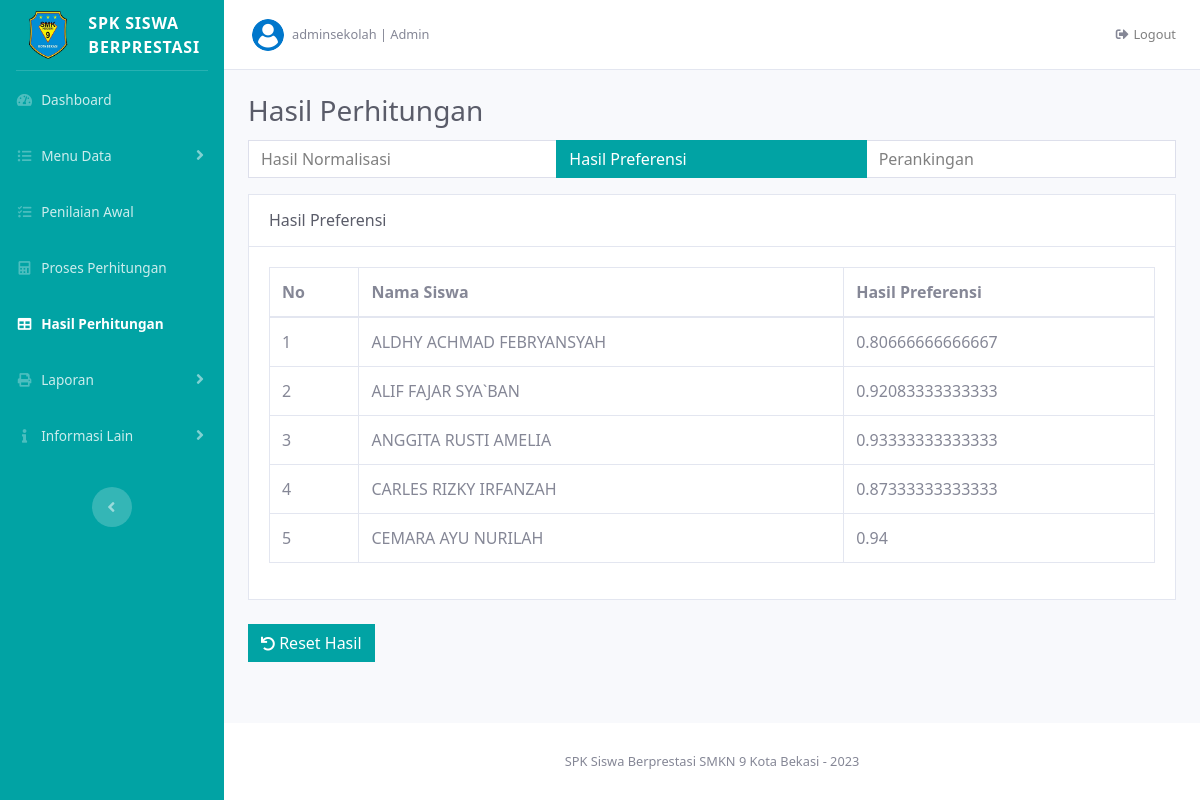
/index.php?page=hasil_perhitungan&hasil=preferensi (signed in), run on the app's committed database.
### tables this page shows
CREATE TABLE `hasil_preferensi` (
  `ID_Pref` int(15) NOT NULL,
  `ID_Alter` int(15) DEFAULT NULL,
  `hasil_pref` double DEFAULT NULL
);

CREATE TABLE `data_alternatif` (
  `ID_Alter` int(15) NOT NULL,
  `NISN` varchar(30) DEFAULT NULL,
  `Nama_Siswa` varchar(100) DEFAULT NULL,
  `JK` varchar(100) DEFAULT NULL,
  `Kelas` varchar(100) DEFAULT NULL
);

### pages/hasil_perhitungan/hasil_preferensi.php (the view)
<?php
	$pref = mysqli_query($koneksi_db, "SELECT hasil_preferensi.ID_Pref, hasil_preferensi.ID_Alter, data_alternatif.Nama_Siswa,
	hasil_preferensi.hasil_pref FROM hasil_preferensi INNER JOIN data_alternatif ON
	hasil_preferensi.ID_Alter = data_alternatif.ID_Alter");
    $jmlPref = mysqli_query($koneksi_db, "SELECT * FROM hasil_preferensi");
?>
<div class="card-header bg-white py-3 d-flex align-items-center justify-content-between">
    <h6 class="m-0 text-gray-800">Hasil Preferensi</h6>
</div>
<div class="card-body">
    <?php
        if (mysqli_num_rows($jmlPref) > 0) {
    ?>
        <div class="table-responsive">
            <table class="table table-bordered" width="100%" cellspacing="0">
                <thead>
                    <tr>
                        <th class="text-nowrap">No</th>
                        <th class="text-nowrap">Nama Siswa</th>
                        <th class="text-nowrap">Hasil Preferensi</th>
                    </tr>
                </thead>
                <tbody>
                	<?php
            			$no = 0;
            			while ($res = mysqli_fetch_assoc($pref)) :
            			$no++;
            		?>
                    <tr>
                        <td class="text-nowrap"><?= $no; ?></td>
                        <td class="text-nowrap"><?= $res['Nama_Siswa']; ?></td>
                        <td class="text-nowrap"><?= $res['hasil_pref']; ?></td>
                    </tr>
                  	<?php endwhile; ?>
                </tbody>
            </table>
        </div>
    <?php
        } else {
    ?>
        <p>Hasil preferensi belum ada..</p>
    <?php
        }
    ?>
</div>

### index.php (style rules this page uses)
* { font-family: "Segoe UI", Frutiger, "Frutiger Linotype", "Dejavu Sans", "Helvetica Neue", Arial, sans-serif; }

### data on the page
hasil_preferensi: ID_Alter.Nama_Siswa "ALDHY ACHMAD FEBRYANSYAH", hasil_pref "0.80666666666667"
hasil_preferensi: ID_Alter.Nama_Siswa "ALIF FAJAR SYA`BAN", hasil_pref "0.92083333333333"
hasil_preferensi: ID_Alter.Nama_Siswa "ANGGITA RUSTI AMELIA", hasil_pref "0.93333333333333"
hasil_preferensi: ID_Alter.Nama_Siswa "CARLES RIZKY IRFANZAH", hasil_pref "0.87333333333333"
hasil_preferensi: ID_Alter.Nama_Siswa "CEMARA AYU NURILAH", hasil_pref "0.94"

### other printed values
$_SESSION['user'] "adminsekolah"
